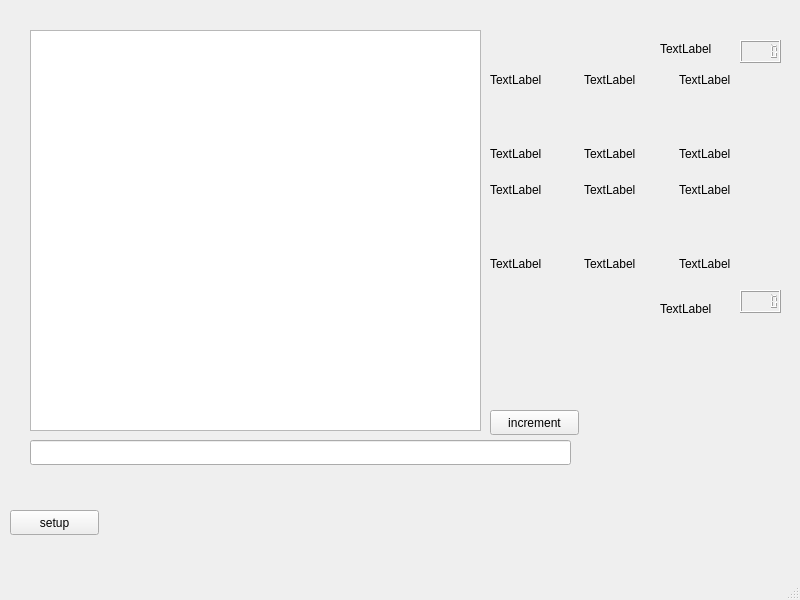
<?xml version="1.0" encoding="UTF-8"?>
<ui version="4.0">
 <class>MainWindow</class>
 <widget class="QMainWindow" name="MainWindow">
  <property name="geometry">
   <rect>
    <x>0</x>
    <y>0</y>
    <width>800</width>
    <height>600</height>
   </rect>
  </property>
  <property name="windowTitle">
   <string>MainWindow</string>
  </property>
  <widget class="QWidget" name="centralwidget">
   <widget class="QPushButton" name="pushButton">
    <property name="geometry">
     <rect>
      <x>10</x>
      <y>510</y>
      <width>89</width>
      <height>25</height>
     </rect>
    </property>
    <property name="text">
     <string>setup</string>
    </property>
   </widget>
   <widget class="QPushButton" name="pushButton_2">
    <property name="geometry">
     <rect>
      <x>490</x>
      <y>410</y>
      <width>89</width>
      <height>25</height>
     </rect>
    </property>
    <property name="text">
     <string>increment</string>
    </property>
   </widget>
   <widget class="QLineEdit" name="lineEdit">
    <property name="geometry">
     <rect>
      <x>30</x>
      <y>440</y>
      <width>541</width>
      <height>25</height>
     </rect>
    </property>
   </widget>
   <widget class="QTextEdit" name="textEdit">
    <property name="geometry">
     <rect>
      <x>30</x>
      <y>30</y>
      <width>451</width>
      <height>401</height>
     </rect>
    </property>
   </widget>
   <widget class="QWidget" name="gridLayoutWidget">
    <property name="geometry">
     <rect>
      <x>490</x>
      <y>70</y>
      <width>241</width>
      <height>91</height>
     </rect>
    </property>
    <layout class="QGridLayout" name="gridLayout">
     <item row="0" column="2">
      <widget class="QLabel" name="label_2">
       <property name="text">
        <string>TextLabel</string>
       </property>
      </widget>
     </item>
     <item row="3" column="0">
      <widget class="QLabel" name="label_5">
       <property name="text">
        <string>TextLabel</string>
       </property>
      </widget>
     </item>
     <item row="0" column="4">
      <widget class="QLabel" name="label_3">
       <property name="text">
        <string>TextLabel</string>
       </property>
      </widget>
     </item>
     <item row="0" column="0">
      <widget class="QLabel" name="label">
       <property name="text">
        <string>TextLabel</string>
       </property>
      </widget>
     </item>
     <item row="0" column="1">
      <spacer name="horizontalSpacer">
       <property name="orientation">
        <enum>Qt::Horizontal</enum>
       </property>
       <property name="sizeHint" stdset="0">
        <size>
         <width>40</width>
         <height>20</height>
        </size>
       </property>
      </spacer>
     </item>
     <item row="3" column="4">
      <widget class="QLabel" name="label_6">
       <property name="text">
        <string>TextLabel</string>
       </property>
      </widget>
     </item>
     <item row="0" column="3">
      <spacer name="horizontalSpacer_2">
       <property name="orientation">
        <enum>Qt::Horizontal</enum>
       </property>
       <property name="sizeHint" stdset="0">
        <size>
         <width>40</width>
         <height>20</height>
        </size>
       </property>
      </spacer>
     </item>
     <item row="3" column="2">
      <widget class="QLabel" name="label_4">
       <property name="text">
        <string>TextLabel</string>
       </property>
      </widget>
     </item>
     <item row="2" column="2">
      <spacer name="verticalSpacer">
       <property name="orientation">
        <enum>Qt::Vertical</enum>
       </property>
       <property name="sizeHint" stdset="0">
        <size>
         <width>20</width>
         <height>40</height>
        </size>
       </property>
      </spacer>
     </item>
    </layout>
   </widget>
   <widget class="QWidget" name="gridLayoutWidget_2">
    <property name="geometry">
     <rect>
      <x>490</x>
      <y>180</y>
      <width>241</width>
      <height>91</height>
     </rect>
    </property>
    <layout class="QGridLayout" name="gridLayout_2">
     <item row="0" column="2">
      <widget class="QLabel" name="label_7">
       <property name="text">
        <string>TextLabel</string>
       </property>
      </widget>
     </item>
     <item row="0" column="4">
      <widget class="QLabel" name="label_8">
       <property name="text">
        <string>TextLabel</string>
       </property>
      </widget>
     </item>
     <item row="1" column="2">
      <spacer name="verticalSpacer_2">
       <property name="orientation">
        <enum>Qt::Vertical</enum>
       </property>
       <property name="sizeHint" stdset="0">
        <size>
         <width>20</width>
         <height>40</height>
        </size>
       </property>
      </spacer>
     </item>
     <item row="0" column="0">
      <widget class="QLabel" name="label_9">
       <property name="text">
        <string>TextLabel</string>
       </property>
      </widget>
     </item>
     <item row="0" column="1">
      <spacer name="horizontalSpacer_3">
       <property name="orientation">
        <enum>Qt::Horizontal</enum>
       </property>
       <property name="sizeHint" stdset="0">
        <size>
         <width>40</width>
         <height>20</height>
        </size>
       </property>
      </spacer>
     </item>
     <item row="0" column="3">
      <spacer name="horizontalSpacer_4">
       <property name="orientation">
        <enum>Qt::Horizontal</enum>
       </property>
       <property name="sizeHint" stdset="0">
        <size>
         <width>40</width>
         <height>20</height>
        </size>
       </property>
      </spacer>
     </item>
     <item row="2" column="2">
      <widget class="QLabel" name="label_10">
       <property name="text">
        <string>TextLabel</string>
       </property>
      </widget>
     </item>
     <item row="2" column="0">
      <widget class="QLabel" name="label_11">
       <property name="text">
        <string>TextLabel</string>
       </property>
      </widget>
     </item>
     <item row="2" column="4">
      <widget class="QLabel" name="label_12">
       <property name="text">
        <string>TextLabel</string>
       </property>
      </widget>
     </item>
    </layout>
   </widget>
   <widget class="QLabel" name="label_13">
    <property name="geometry">
     <rect>
      <x>660</x>
      <y>300</y>
      <width>67</width>
      <height>17</height>
     </rect>
    </property>
    <property name="text">
     <string>TextLabel</string>
    </property>
   </widget>
   <widget class="QLabel" name="label_14">
    <property name="geometry">
     <rect>
      <x>660</x>
      <y>40</y>
      <width>67</width>
      <height>17</height>
     </rect>
    </property>
    <property name="text">
     <string>TextLabel</string>
    </property>
   </widget>
   <widget class="QLCDNumber" name="lcdNumber">
    <property name="geometry">
     <rect>
      <x>740</x>
      <y>40</y>
      <width>41</width>
      <height>23</height>
     </rect>
    </property>
   </widget>
   <widget class="QLCDNumber" name="lcdNumber_2">
    <property name="geometry">
     <rect>
      <x>740</x>
      <y>290</y>
      <width>41</width>
      <height>23</height>
     </rect>
    </property>
   </widget>
  </widget>
  <widget class="QMenuBar" name="menubar">
   <property name="geometry">
    <rect>
     <x>0</x>
     <y>0</y>
     <width>800</width>
     <height>22</height>
    </rect>
   </property>
  </widget>
  <widget class="QStatusBar" name="statusbar"/>
 </widget>
 <resources/>
 <connections/>
</ui>
